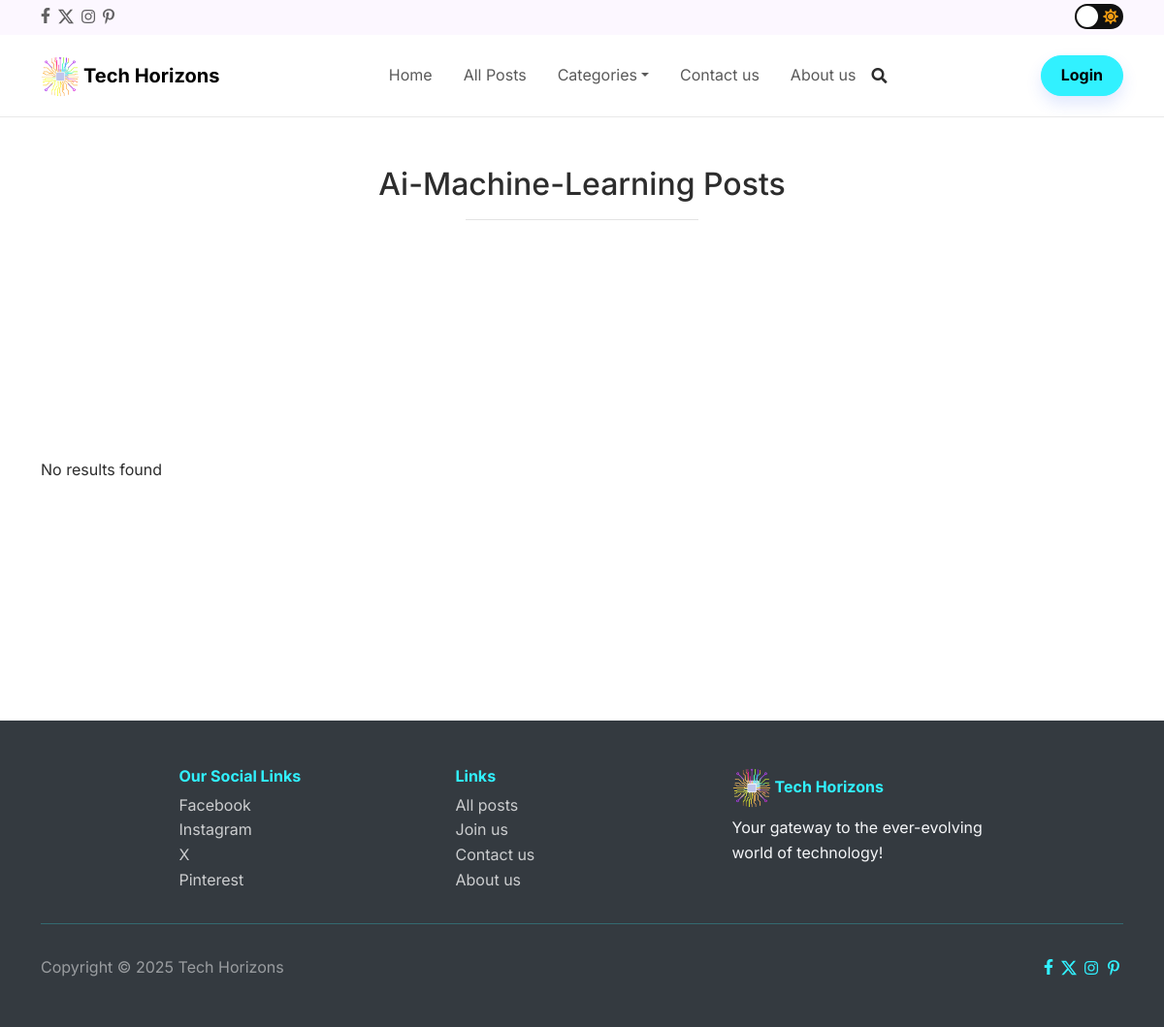
Before: /categories/ai-machine-learning/ with the older database file.
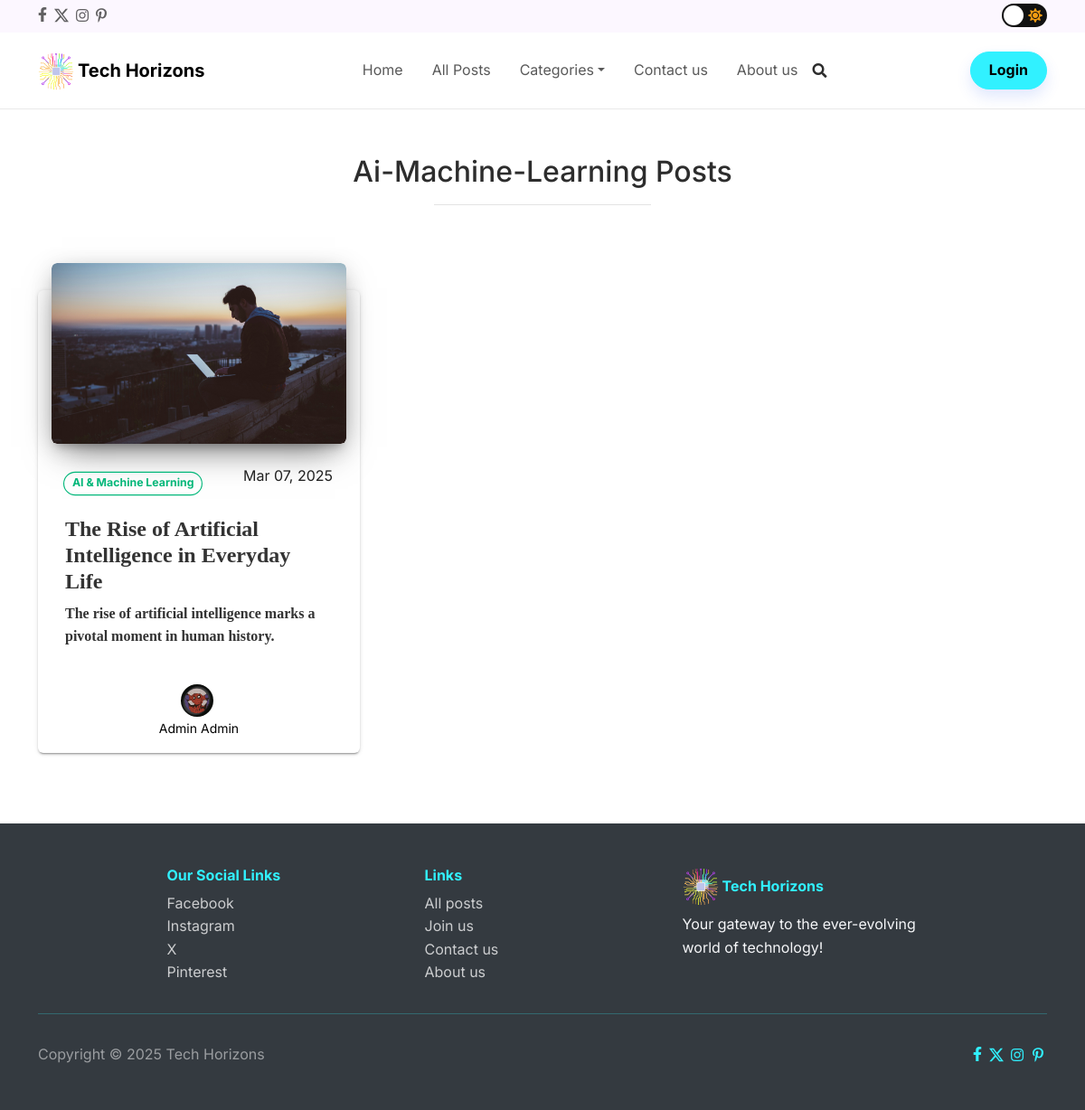
After: the same page with the newer database file.
### theblog/models.py (models this page shows, shortened)
class Category(models.Model):
    name = models.CharField(max_length=100 , unique=True)
    slug = models.SlugField(max_length=150, unique=True, blank=True)
    class Meta:
        verbose_name_plural = "categories"
    def __str__(self):
        return self.name

class Post(models.Model):
    STATUS = ((0,"Draft"), (1,"Pending"), (2,"Published"))
    author = models.ForeignKey(settings.AUTH_USER_MODEL, on_delete=models.CASCADE)
    title = models.CharField(max_length=255, unique=True)
    slug = models.SlugField(max_length=255, unique=True, blank=True)
    title_tag = models.CharField(max_length=255, null=True, blank=True)
    content = CKEditor5Field(config_name='extends')
    snippet = models.CharField(max_length=255)
    created_on = models.DateTimeField(auto_now_add=True)
    updated_on = models.DateTimeField(auto_now=True)
    status = models.IntegerField(choices=STATUS, default=1)
    img = models.ImageField(upload_to='images/%Y/%m/%d/')
    category = models.ForeignKey(Category, on_delete=models.SET_DEFAULT, default=1)
    likes = models.ManyToManyField(settings.AUTH_USER_MODEL, related_name='liked_posts', blank=True)

### members/models.py (models this page shows, shortened)
class Profile(models.Model):
    user = models.OneToOneField(User, on_delete=models.CASCADE)
    profile_pic = models.ImageField(upload_to='images/profile-pics/', default='images\profile.jpg')
    location = models.CharField(max_length=30, blank=True)
    bio = models.TextField(blank=True)
    facebook_link = models.URLField(max_length=200, blank=True, null=True)
    tiktok_link = models.URLField(max_length=200, blank=True, null=True)
    instagram_link = models.URLField(max_length=200, blank=True, null=True)
    x_link = models.URLField(max_length=200, blank=True, null=True)
    linkedin_link = models.URLField(max_length=200, blank=True, null=True)
    github_link = models.URLField(max_length=200, blank=True, null=True)
    is_writer = models.BooleanField(default=False)

### theblog/views.py (the view)
# urls.py: path('categories/<slug:category_slug>/', CategoryView.as_view(), name='category_posts'),
class CategoryView(ListView):
    model = Post
    template_name = 'theblog/category_posts.html'
    context_object_name = 'posts'
    paginate_by = 6
    def get_queryset(self):
        return Post.objects.filter(status=2, category__slug=self.kwargs['category_slug']).order_by('-created_on')
    def get_context_data(self, **kwargs):
        context = super().get_context_data(**kwargs)
        context['category'] = self.kwargs['category_slug']
        return context

### theblog/context_processors.py (called while the page is built)
def search_form(request):
    return {'search_form': SearchForm(request.GET or None)}

def categories(request):
    return {'categories': Category.objects.exclude(id=1)}

### templates/theblog/category_posts.html (shortened to what this page needs)
{% extends 'base.html' %}
{% block content %}
<section>
  <h2 class="text-capitalize text-center" style="margin-top: 50px;">{{ category }} Posts</h2>
  <hr class="mx-auto" style="width: 20%;color: rgba(45,45,45,0.51);">
  {% if posts %}
  <div class="container py-5">
    <div class="row">
      {% for post in posts %}
      <div class="col-md-6 col-lg-4" data-aos="fade-right" data-aos-duration="{{ forloop.counter|add:9 }}00">
        <div class="blog-card blog-card-blog">
          <a href="{% url 'article_detail' category_slug=post.category.slug slug=post.slug %}">
            <div class="blog-card-image">
              <img class="img-fluid img" src="{{ post.img.url }}" style="width: 100%; height: 200px; object-fit: cover;cursor: pointer;">
            </div>
          </a>
          <div class="blog-table">
            <div class="d-flex justify-content-between align-items-center mt-2 mb-3">
              <a class="btn btn-outline-success smaller-btn" role="button" href="{% url 'category_posts' category_slug=post.category.slug %}" style="margin-right: 5px;margin-left: 5px;">{{ post.category }}</a>
              <p>{{ post.created_on|date:"M d, Y" }}</p>
            </div>
            <a href="{% url 'article_detail' category_slug=post.category.slug slug=post.slug %}">
              <div class="blog-card-caption">
                <h4 class="blog-card-caption">{{ post.title }}</h4>
                <p>{{ post.snippet }}</p>
              </div>
            </a>
            <div class="d-flex justify-content-center">
              <div class="author">
                <a class="d-flex flex-column justify-content-center align-items-center mt-4" href="{% url 'profile' pk=post.author.pk %}">
                  <img class="d-flex flex-column justify-content-center align-items-center avatar img-raised" src="{{ post.author.profile.profile_pic.url }}" alt="author">
                  <p class="mb-0"><small style="color:#000;">{{ post.author.first_name }} {{ post.author.last_name }}</small></p>
                </a>
              </div>
            </div>
          </div>
        </div>
      </div>
      {% endfor %}
    </div>
  </div>
  {% else %}
  <div class="container align-content-center" style="height: 500px;">
    <p>No results found</p>
  </div>
  {% endif %}
</section>
{% endblock content %}

Changed rows visible on the page:
added Category: slug "Ai-Machine-Learning"
now on this page (row edited): Post: img (picture), category "AI & Machine Learning", created_on "Mar 07, 2025", title "The Rise of Artificial Intelligence in Everyday Life", snippet "The rise of artificial intelligence marks a pivotal moment in human history.", author.profile.profile_pic (picture), author.first_name "Admin", author.last_name "Admin"
Other visible differences:
{{ category }}: "Ai-Machine-Learning" → (not shown)
text no longer shown: "No results found"
